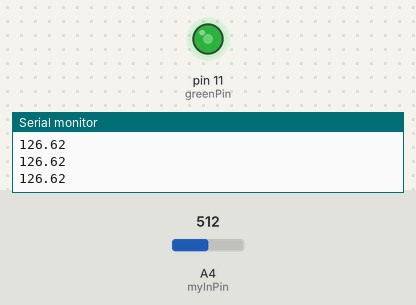
The sketch below on a simulated Arduino Uno, built with avr-gcc and run on an emulated ATmega328P. Parts: output pins drawn as LEDs (lit = HIGH), the last lines printed to the serial monitor. Inputs (shaded band) come from the test bench; at power-on: A4 (myInPin) = 512.

Above: at 1.2 s.
1.3 s: A4 (myInPin) set to 716
At 2.4 s:
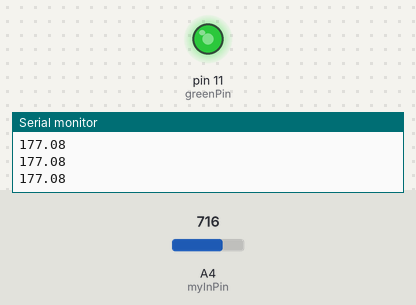
2.8 s: A4 (myInPin) set to 900
At 3.4 s:
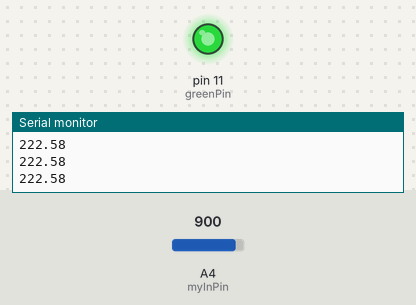
4.3 s: A4 (myInPin) set to 122
At 5.5 s:
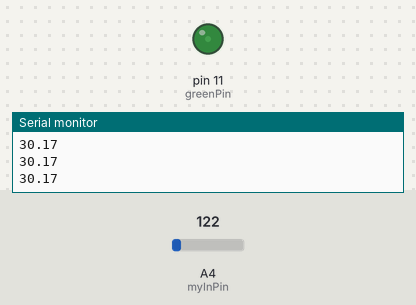
5.8 s: A4 (myInPin) set to 0
At 6.7 s:
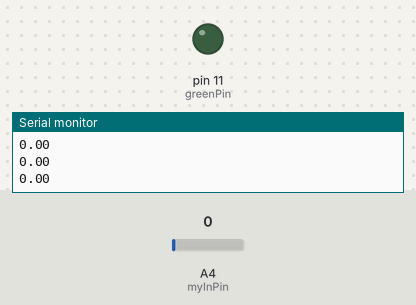
7.3 s: A4 (myInPin) set to 511
At 8.1 s:
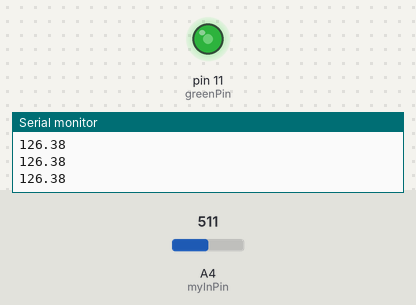
Timing chart, 0 to 9.8 s (numbered marks = the images above; inputs shaded):
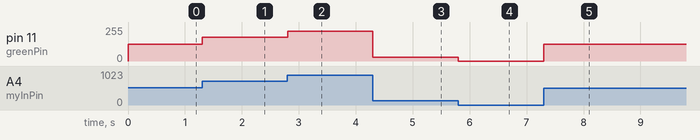

Measured:
- after the input at 1.3 s, pin 11 (greenPin): 126/255 → 177/255 at once
- after the input at 2.8 s, pin 11 (greenPin): 177/255 → 222/255 at once
- after the input at 4.3 s, pin 11 (greenPin): 222/255 → 30/255 at once
- after the input at 5.8 s, pin 11 (greenPin): 30/255 → 0/255 at once
- after the input at 7.3 s, pin 11 (greenPin): 0/255 → 126/255 at once

The sketch:

sketch_feb17b.ino
```cpp
int greenPin = 11;
int myDelay = 500;

int myInPin = A4;
float readValue;

void setup() {
  pinMode(greenPin, OUTPUT);
  pinMode(myInPin, INPUT);
  Serial.begin(9600);
}

void loop() {
  readValue = analogRead(A4);
  float ledValue = (253.0 / 1023.0) * readValue;
  analogWrite(greenPin, ledValue);
  Serial.println(ledValue);
}
```
